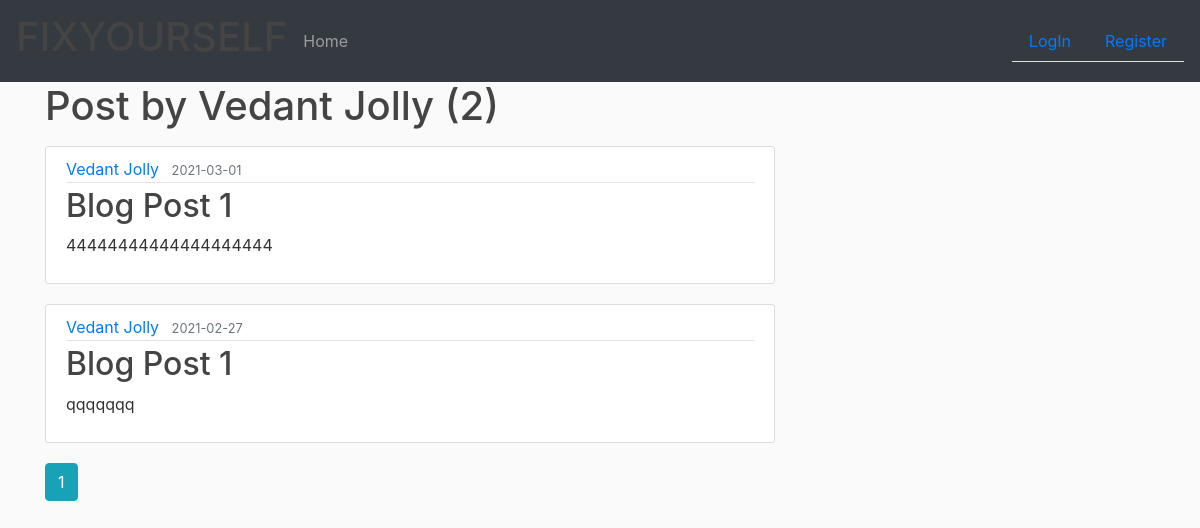
/user/questions/Vedant Jolly, run on an earlier commit of the app's database.
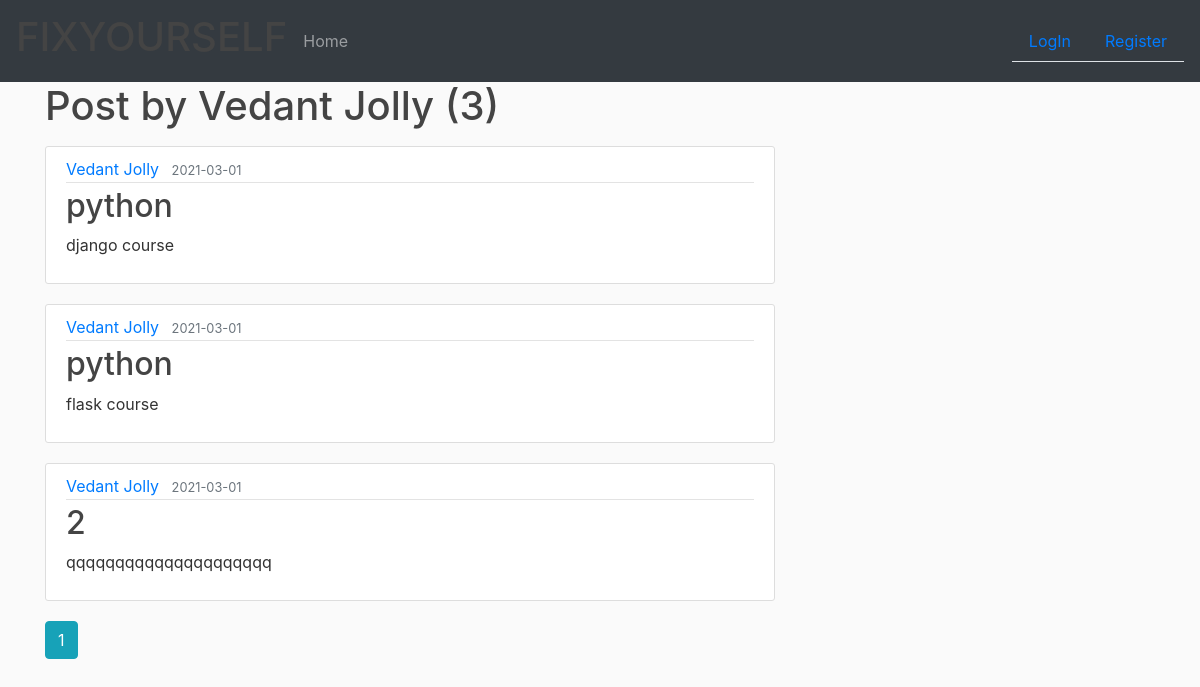
And on a later commit of the database.
### website/models.py (models this page shows, shortened)
class Question(db.Model):
    __searchable__ = ['title', 'content']
    id = db.Column(db.Integer, primary_key=True)
    title = db.Column(db.String(256), nullable=False)
    date_posted = db.Column(db.DateTime, nullable=False, default=datetime.utcnow)
    content = db.Column(db.Text, nullable=False)
    user_id = db.Column(db.Integer, db.ForeignKey('user.id'), nullable=False)
    answers = db.relationship('Answer', backref='answer', lazy=True)

class User(db.Model, UserMixin):
    id = db.Column(db.Integer, primary_key=True)
    name = db.Column(db.String(20), nullable=False)
    email = db.Column(db.String(120), unique=True, nullable=False)
    image_file = db.Column(db.String(20), nullable=False, default='default.jpg')
    password = db.Column(db.String(60), nullable=False)
    posts = db.relationship('Post', backref='author', lazy=True)
    feedbacks = db.relationship('Feedback', backref='customer', lazy=True)
    questions = db.relationship('Question', backref='author', lazy=True)

### website/routes.py (the view)
@app.route("/user/questions/<string:username>")
def user_questions(username):
    page = request.args.get('page', 1, type=int)
    user = User.query.filter_by(name=username).first_or_404()
    questions = Question.query.filter_by(author=user).order_by(
        Question.date_posted.desc()).paginate(page=page, per_page=5)
    return render_template('user_questions.html', posts=questions, user=user)

### website/templates/user_questions.html
{% extends 'layout.html' %}
{% block content %}
  <h1 class="mb-3">Post by {{ user.name }} ({{posts.total}})</h1>
  {% for post in posts.items %}
      <article class="media content-section">
        <div class="media-body">
          <div class="article-metadata">
            <a class="mr-2" href="{{ url_for('user_questions',username=post.author.name) }}">{{ post.author.name }}</a>
            <small class="text-muted">{{ post.date_posted.strftime("%Y-%m-%d") }}</small>
          </div>
          <h2><a class="article-title" href="{{ url_for('question',question_id = post.id) }}">{{ post.title }}</a></h2>
          <p class="article-content">{{ post.content }}</p>
        </div>
      </article>
  {% endfor %}
  {% for page_num in posts.iter_pages(left_edge=1,right_edge=1,left_current=1,right_current=2) %}
    {% if page_num %}
      {% if posts.page == page_num %}
        <a class="btn btn-info mb-4" href="{{url_for('user_questions',username = user.name,page=page_num)}}">{{page_num}}</a>
      {% else %}
        <a class="btn btn-outline-info mb-4" href="{{url_for('user_questions',username = user.name,page=page_num)}}">{{page_num}}</a>
      {% endif %}
    {% else %}
      ...
    {% endif %}
  {% endfor %}
{% endblock content %}

What changed in the data, as far as the page shows it:
added Question: author.name "Vedant Jolly", date_posted "2021-03-01", title "python", content "django course"
changed Question: title "Blog Post 1" → "python"; content "44444444444444444444" → "flask course"
changed Question: date_posted "2021-02-27" → "2021-03-01"; title "Blog Post 1" → "2"; content "qqqqqqq" → "qqqqqqqqqqqqqqqqqqqqq"
Also different on the page:
{{ posts.total }}: "2" → "3"
